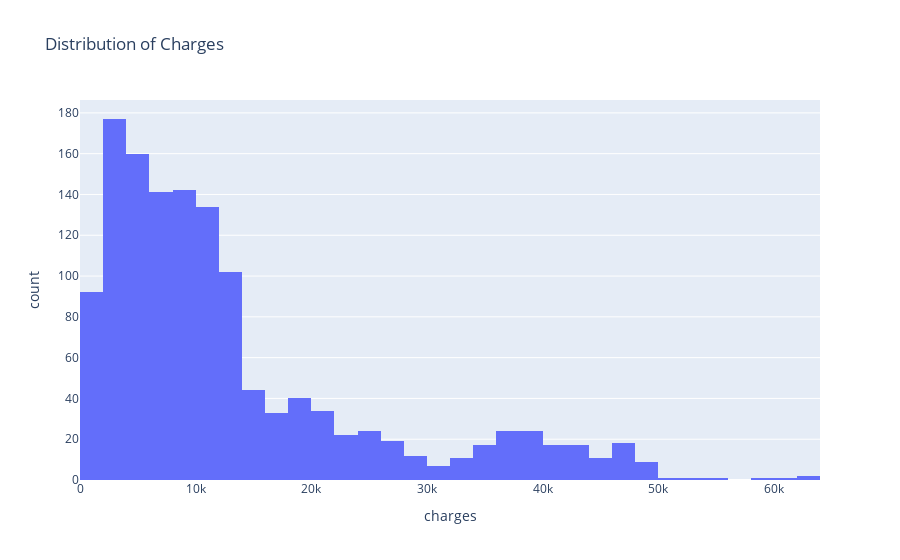

Notebook source saved alongside this figure:
### Markdown cell above
**Distribution of Age**

This histogram shows how the age group is distributed. While there is a higher number of 18-19 year-old respondents, the other age groups are fairly similar in size, except for 64-65 age, which is almost half the size of the other age groups.

### Code cell
fig = px.histogram(data_frame=df, x="charges", title="Distribution of Charges", width=1000, height=600)
fig.show()

### Figure 1 — Plotly figure (JSON) as saved in the notebook; plotly's stock layout.template omitted (floating-point values rounded to 4 significant figures; data arrays with more than 128 entries replaced by an {"elided": "..."} marker saying what was removed)
{"data": [{"alignmentgroup": "True", "bingroup": "x", "hovertemplate": "charges=%{x}<br>count=%{y}<extra></extra>", "legendgroup": "", "marker": {"color": "#636efa", "pattern": {"shape": ""}}, "name": "", "offsetgroup": "", "orientation": "v", "showlegend": false, "type": "histogram", "x": {"elided": "1338 float values"}, "xaxis": "x", "yaxis": "y"}], "layout": {"barmode": "relative", "legend": {"tracegroupgap": 0}, "title": {"text": "Distribution of Charges"}, "xaxis": {"anchor": "y", "domain": [0, 1], "title": {"text": "charges"}}, "yaxis": {"anchor": "x", "domain": [0, 1], "title": {"text": "count"}}}}
